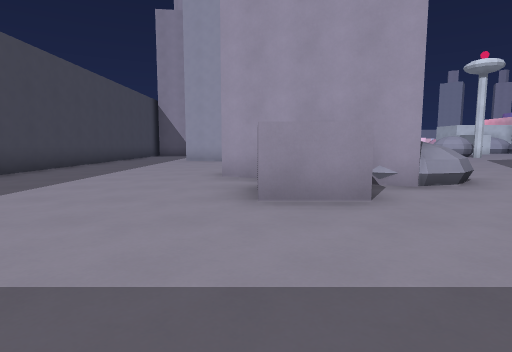
View 1 (above)

23 first-person views from a walk through a Godot game level. The camera is 1.3 m above the floor, tilts 6° down and sees 80° across. The floor is counted in squares, 2 m on a side. Each view is taken from the middle of a square. On the plan, view 1 faces up. The plan holds only what a view shows up to about 10 squares ahead; the rest is blank. The place goes on beyond the plan.

View 2
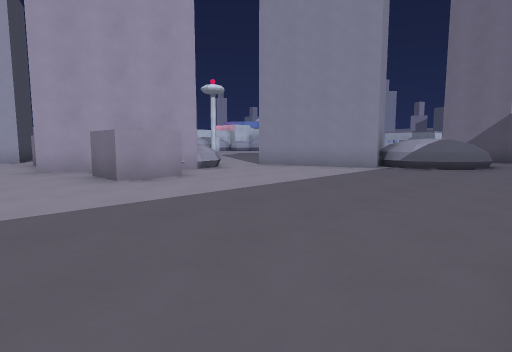

View 3
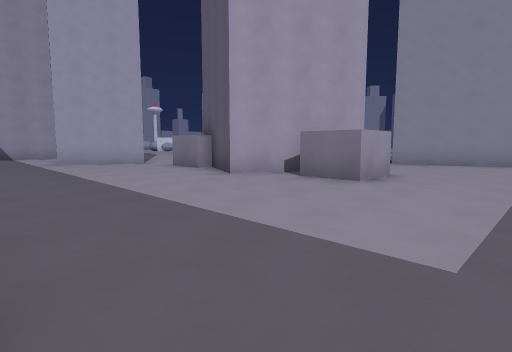

View 4
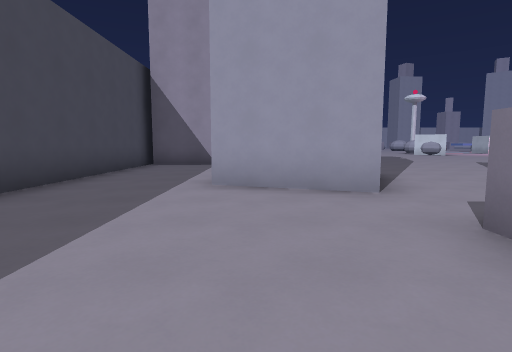

View 5
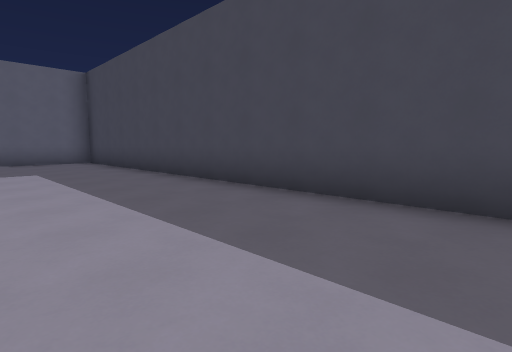

View 6
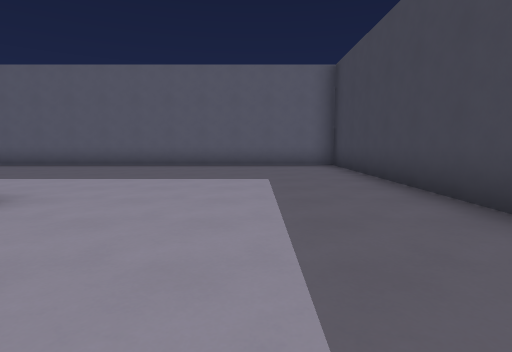

View 7
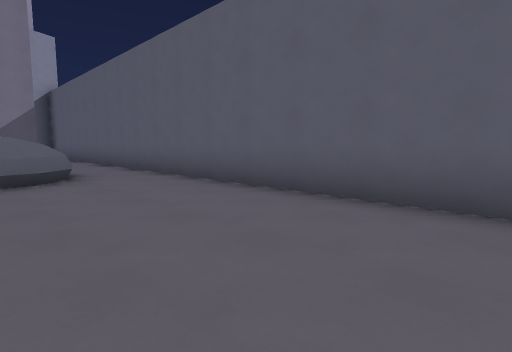

View 8
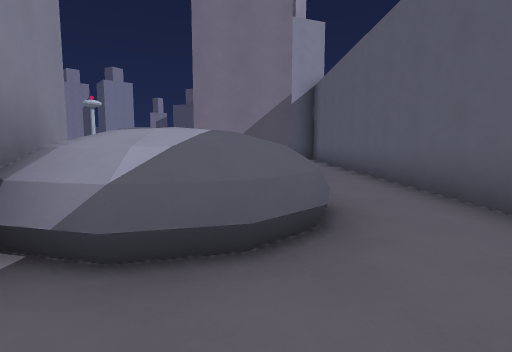

View 9
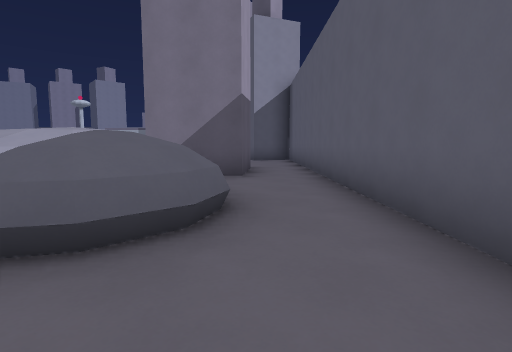

View 10
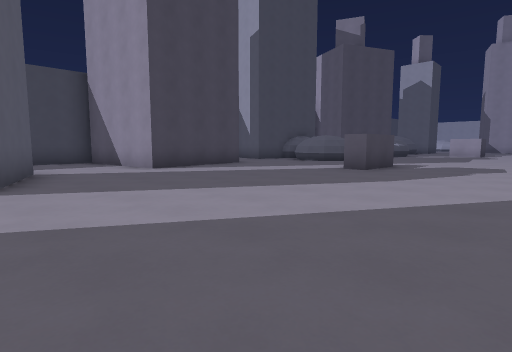

View 11
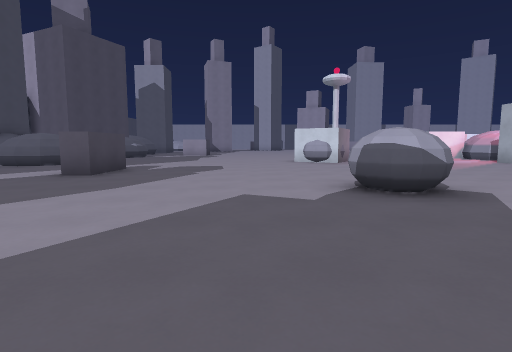

View 12
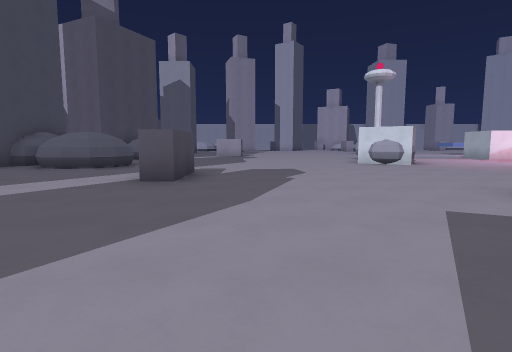

View 13
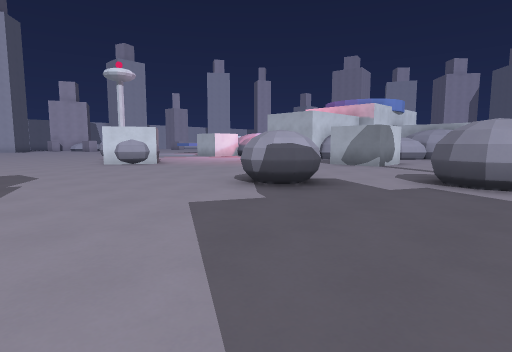

View 14
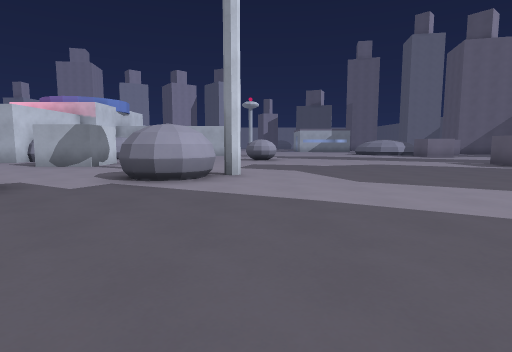

View 15
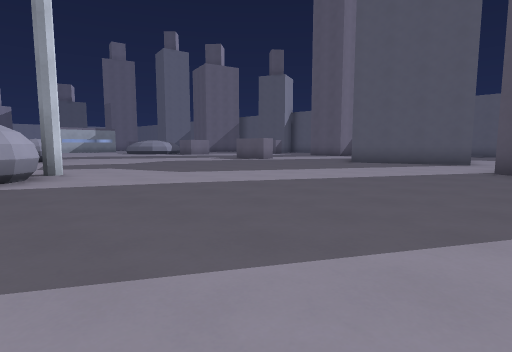

View 16
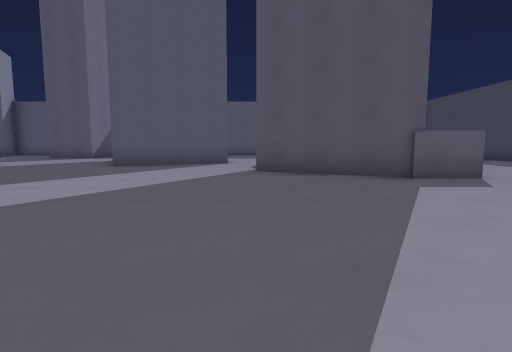

View 17
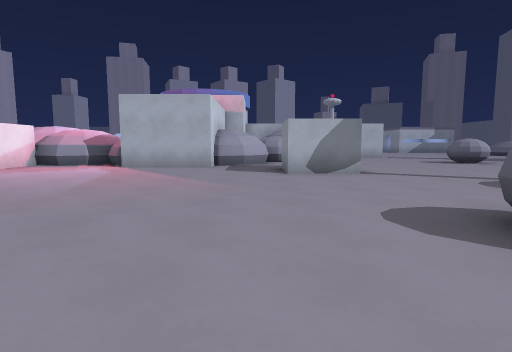

View 18
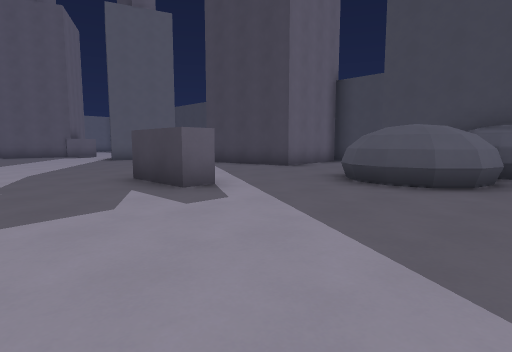

View 19
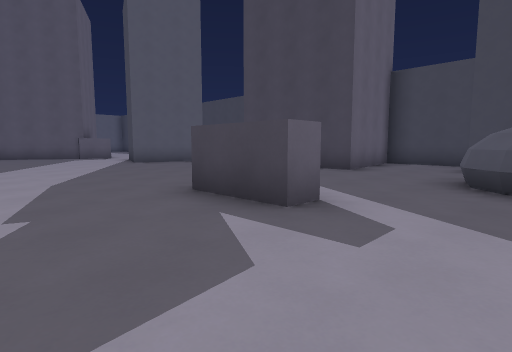

View 20
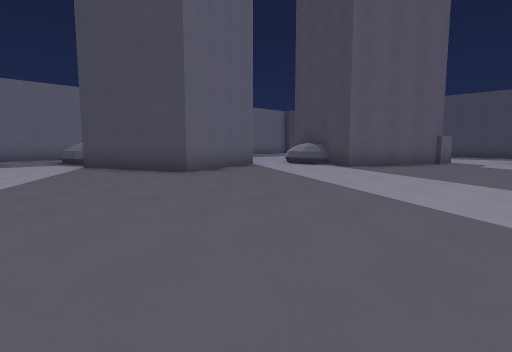

View 21
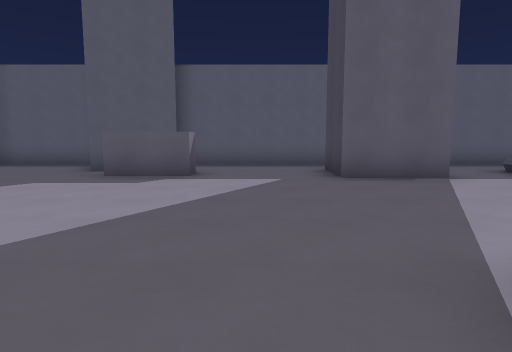

View 22
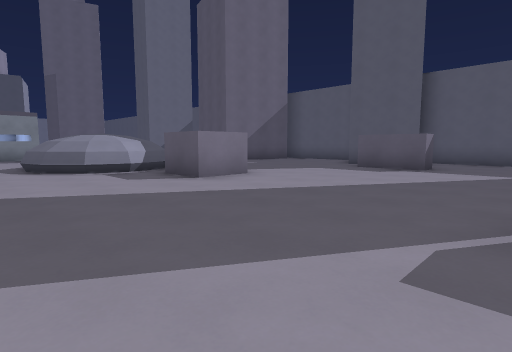

View 23
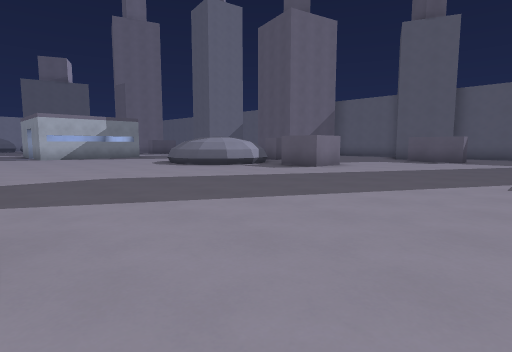

### Floor plan
Points are (right, up) in squares from view 1. A wall is a line through its corners. A room is listed if a view was taken in it or the views show most of it. See-through windows are left out.
Room 1 (views 1, 2, 3, 4, 5, 6, 7, 8, 9)
walls: (1.4, 3.5) (0, 3.5) (0, 4.9); (2.4, 4.6) (-0.7, 6.1) (0.2, 8); (-0.2, 8) (-0.2, 9.3); (-0.3, 11) (-2.8, 11.9); (9.4, 2.7) (6.1, 1.5) (4.9, 4.8); (-1.7, 16.8) (-5.2, 16.4); (-5.4, 17) (-5.4, -2.4) (13.4, -2.4); (13.2, -0.9) (11.2, -0.7) (11.4, 1.3)
low walls: (3.8, 5.4) (3.2, 4.8) (2.6, 4.6) (1.9, 4.8); (8.1, -0.7) (7.3, -0.5) (6.7, 0) (6.5, 0.8) (6.7, 1.5); (9.3, 1.6) (9.5, 0.7); (9.4, 0.4) (9.3, 0)
ways out: opening at (-2, 15.5) to room 2; opening at (0, 10.5) to room 2; opening at (4, 5) to room 2; opening at (10.5, 0.5) to room 2; opening at (12.5, -1.5) to room 2
Room 2 (views 10, 11, 12, 13, 14, 15, 16, 17, 18, 19, 20, 21, 22, 23)
walls: (13, 6.4) (13.9, 6.4); (15.2, 22.2) (14.5, 22.2) (14.5, 23.5); (18.9, 4.2) (18.9, 5.6) (20.2, 5.6); (4.9, 4.8) (8.2, 6) (9.4, 2.7); (11.4, 1.3) (13.4, 1.1) (13.2, -0.9); (1, 9.2) (4, 7.7) (3.3, 6.4); (1.9, 22) (2.6, 22) (2.6, 20.3) (1.9, 20.3); (-0.2, 9.3) (1.1, 9.3); (16.3, 0.1) (16.3, 0.9) (18.2, 0.8); (-2, 14.2) (0.3, 13.5); (18.5, -0.3) (19, -0.1); (13.4, -2.4) (16.9, -2.4); (20, -2.4) (22.9, -2.4); (-3.3, 22.9) (-3.4, 22.4); (-5.1, 19.9) (-2.1, 20.3) (-1.7, 16.8); (-5.4, 22.2) (-5.4, 20.1)
low walls: (21.4, 7) (21.9, 7.5) (22.6, 7.7); (3.7, 6.7) (3.9, 6); (21.3, 5.1) (21.1, 6) (21.3, 6.6); (21.8, 4.8) (21.4, 5.2)
ways out: opening at (-2, 15.5) to room 1; opening at (0, 10.5) to room 1; opening at (4, 5) to room 1; opening at (10.5, 0.5) to room 1; opening at (12.5, -1.5) to room 1
objects: rock (-3, 24) to (-3, 25); rock (-2, 23) to (0, 25); boulder (8, 18) to (8, 19); boulder (8, 25) to (9, 26); boulder (10, 15) to (11, 16); crate (13, 19) to (14, 20); rock (15, 24) to (15, 25); boulder (16, 14) to (17, 14); rock (16, 21) to (16, 22); rock (16, 26) to (18, 26)

Where each view was taken, in squares from view 1:
view 1: 0 up, 0 right, facing up
view 2: 2 down, 2 left, facing up-right
view 3: 1 up, 5 left, facing up-right
view 4: 7 up, 2 left, facing up
view 5: 9 up, 2 left, facing down-left
view 6: 7 up, 3 left, facing down
view 7: 1 up, 1 right, facing down-right
view 8: 0 up, 5 right, facing right
view 9: 1 down, 5 right, facing right
view 10: 13 up, 6 right, facing up-left
view 11: 14 up, 6 right, facing up
view 12: 15 up, 4 right, facing up
view 13: 15 up, 4 right, facing up-right
view 14: 14 up, 4 right, facing right
view 15: 16 up, 3 right, facing down-right
view 16: 15 up, 4 right, facing down
view 17: 21 up, 6 right, facing right
view 18: 26 up, 5 right, facing down-left
view 19: 24 up, 5 right, facing down-left
view 20: 12 up, 12 right, facing down-left
view 21: 7 up, 15 right, facing down
view 22: 9 up, 14 right, facing down-right
view 23: 13 up, 14 right, facing down-right
